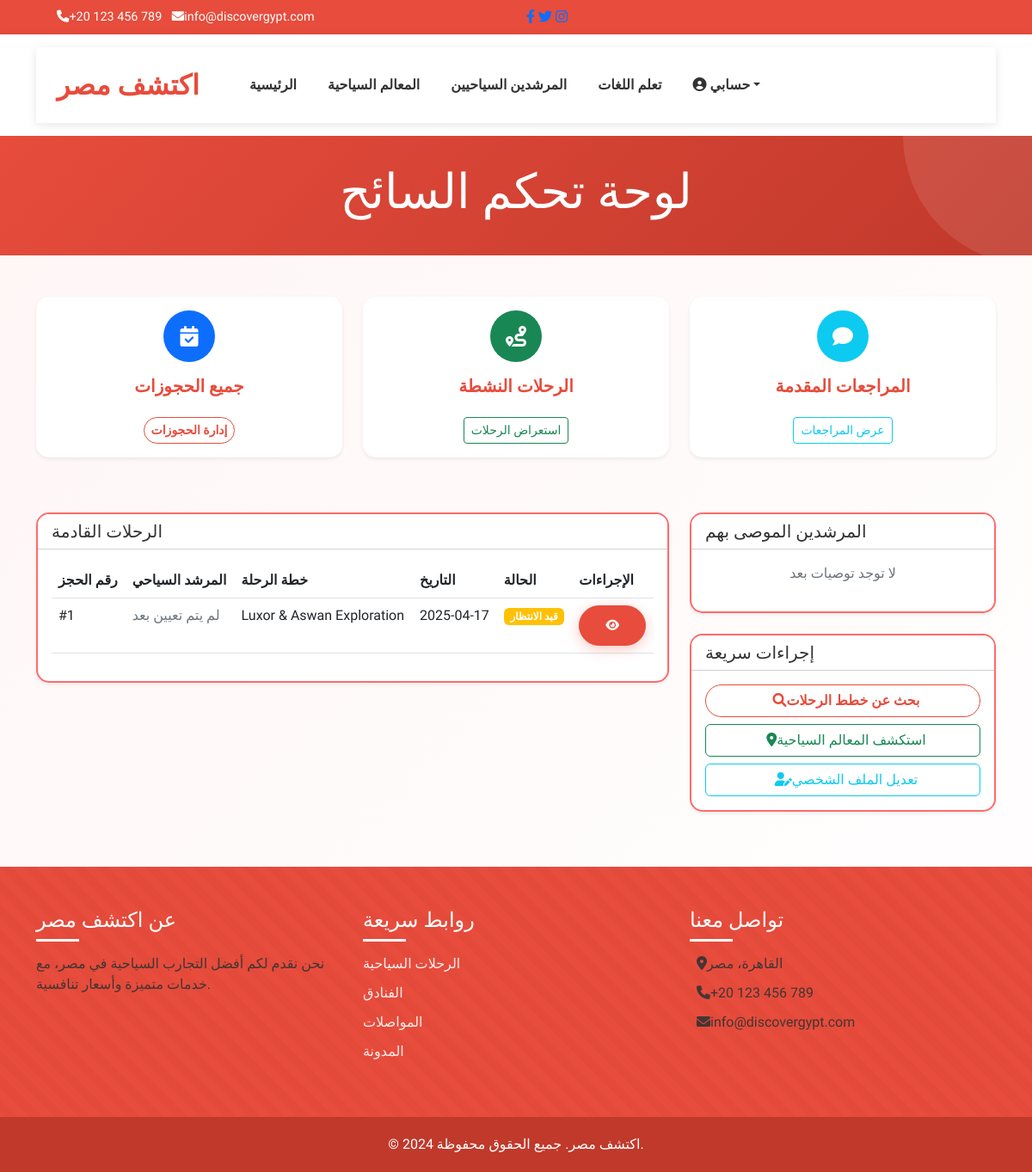
/tourist/dashboard (signed in), run on the app's committed database.
### models.py (models this page shows)
class TourBooking(db.Model):
    id = db.Column(db.Integer, primary_key=True)
    tourist_id = db.Column(db.Integer, db.ForeignKey('user.id'), nullable=False)
    tour_plan_id = db.Column(db.Integer, db.ForeignKey('tour_plan.id'), nullable=False)
    guide_id = db.Column(db.Integer, db.ForeignKey('user.id'), nullable=True)
    start_date = db.Column(db.Date, nullable=False)
    end_date = db.Column(db.Date, nullable=False)
    status = db.Column(db.String(20), default='pending')  # pending, confirmed, completed, cancelled
    booking_date = db.Column(db.DateTime, default=datetime.utcnow)
    number_of_people = db.Column(db.Integer, nullable=False)
    notes = db.Column(db.Text, nullable=True)
    tourist = db.relationship('User', foreign_keys=[tourist_id], backref=db.backref('tour_bookings', lazy='dynamic'))
    guide = db.relationship('User', foreign_keys=[guide_id], backref=db.backref('guided_tours', lazy='dynamic'))
    progress = db.relationship('TourProgress', backref='booking', lazy='dynamic', cascade='all, delete-orphan')

class TourPlan(db.Model):
    id = db.Column(db.Integer, primary_key=True)
    title = db.Column(db.String(200), nullable=False)
    title_ar = db.Column(db.String(200), nullable=True)
    description = db.Column(db.Text, nullable=False)
    description_ar = db.Column(db.Text, nullable=True)
    duration = db.Column(db.Integer, nullable=False)  # Duration in days
    price = db.Column(db.Float, nullable=False)
    created_at = db.Column(db.DateTime, default=datetime.utcnow)
    image_url = db.Column(db.String(200), nullable=True)
    destinations = db.relationship('TourPlanDestination', backref='tour_plan', lazy='dynamic', cascade='all, delete-orphan')
    bookings = db.relationship('TourBooking', backref='tour_plan', lazy='dynamic')

### routes.py (the view)
@main.route('/tourist/dashboard')
@login_required
def tourist_dashboard():
    if not current_user.is_tourist:
        flash('You do not have permission to access this page.', 'danger')
        return redirect(url_for('main.index'))
    bookings = TourBooking.query.filter_by(tourist_id=current_user.id).order_by(TourBooking.booking_date.desc()).all()
    tour_plans = TourPlan.query.all()
    return render_template('tourist/dashboard.html',
                          title='Tourist Dashboard',
                          bookings=bookings,
                          tour_plans=tour_plans)

### routes.py (called while the page is built)
def get_locale():
    if 'language' in session:
        return session['language']
    return 'en'

@main.before_app_request
def before_request():
    g.locale = str(get_locale())
    g.search_form = SearchForm()
    g.count_reviews_by_rating = count_reviews_by_rating

### templates/tourist/dashboard.html (shortened to what this page needs)
{% extends "base.html" %}
{% block content %}
    <div class="page-header text-center">
        <div class="container">
            <h1 class="display-4">{{ _('لوحة تحكم السائح') }}</h1>
        </div>
    </div>
    <div class="container mt-5">
        <div class="row mb-4">
            <div class="col-lg-4 col-md-6 mb-4">
                <div class="card border-0 shadow-sm">
                    <div class="card-body text-center">
                        <div class="stats-icon bg-primary mx-auto mb-3">
                            <i class="fas fa-calendar-check"></i>
                        </div>
                        <h5 class="card-title">{{ _('جميع الحجوزات') }}</h5>
                        <a href="{{ url_for('main.tourist_dashboard') }}" class="btn btn-sm btn-outline-primary mt-3">{{ _('إدارة الحجوزات') }}</a>
                    </div>
                </div>
            </div>
            <div class="col-lg-4 col-md-6 mb-4">
                <div class="card border-0 shadow-sm">
                    <div class="card-body text-center">
                        <div class="stats-icon bg-success mx-auto mb-3">
                            <i class="fas fa-route"></i>
                        </div>
                        <h5 class="card-title">{{ _('الرحلات النشطة') }}</h5>
                        <a href="{{ url_for('main.tour_plans') }}" class="btn btn-sm btn-outline-success mt-3">{{ _('استعراض الرحلات') }}</a>
                    </div>
                </div>
            </div>
            <div class="col-lg-4 col-md-6 mb-4">
                <div class="card border-0 shadow-sm">
                    <div class="card-body text-center">
                        <div class="stats-icon bg-info mx-auto mb-3">
                            <i class="fas fa-comment"></i>
                        </div>
                        <h5 class="card-title">{{ _('المراجعات المقدمة') }}</h5>
                        <a href="{{ url_for('main.profile') }}" class="btn btn-sm btn-outline-info mt-3">{{ _('عرض المراجعات') }}</a>
                    </div>
                </div>
            </div>
        </div>
        <div class="row">
            <div class="col-lg-8">
                <div class="card mb-4 shadow-sm">
                    <div class="card-header bg-white">
                        <h5 class="mb-0">{{ _('الرحلات القادمة') }}</h5>
                    </div>
                    <div class="card-body">
                        {% if bookings %}
                            <div class="table-responsive">
                                <table class="table table-hover">
                                    <thead>
                                        <tr>
                                            <th>{{ _('رقم الحجز') }}</th>
                                            <th>{{ _('المرشد السياحي') }}</th>
                                            <th>{{ _('خطة الرحلة') }}</th>
                                            <th>{{ _('التاريخ') }}</th>
                                            <th>{{ _('الحالة') }}</th>
                                            <th>{{ _('الإجراءات') }}</th>
                                        </tr>
                                    </thead>
                                    <tbody>
                                        {% for booking in bookings %}
                                        <tr>
                                            <td>#{{ booking.id }}</td>
                                            <td>
                                                {% if booking.guide %}
                                                    {{ booking.guide.username }}
                                                {% else %}
                                                    <span class="text-muted">{{ _('لم يتم تعيين بعد') }}</span>
                                                {% endif %}
                                            </td>
                                            <td>{{ booking.tour_plan.title }}</td>
                                            <td>{{ booking.start_date.strftime('%Y-%m-%d') }}</td>
                                            <td>
                                                {% if booking.status == 'pending' %}
                                                <span class="badge bg-warning">{{ _('قيد الانتظار') }}</span>
                                                {% elif booking.status == 'confirmed' %}
                                                <span class="badge bg-success">{{ _('تم التأكيد') }}</span>
                                                {% elif booking.status == 'in_progress' %}
                                                <span class="badge bg-info">{{ _('قيد التنفيذ') }}</span>
                                                {% elif booking.status == 'cancelled' %}
                                                <span class="badge bg-danger">{{ _('ملغي') }}</span>
                                                {% else %}
                                                <span class="badge bg-secondary">{{ booking.status }}</span>
                                                {% endif %}
                                            </td>
                                            <td>
                                                <a href="{{ url_for('main.tour_detail', booking_id=booking.id) }}" class="btn btn-sm btn-primary">
                                                    <i class="fas fa-eye"></i>
                                                </a>
                                            </td>
                                        </tr>
                                        {% endfor %}
                                    </tbody>
                                </table>
                            </div>
                        {% else %}
                            <div class="text-center py-4">
                                <i class="fas fa-calendar-times fa-3x text-muted mb-3"></i>
                                <p>{{ _('ليس لديك رحلات محجوزة حالياً') }}</p>
                                <a href="{{ url_for('main.tour_plans') }}" class="btn btn-primary">{{ _('استكشف خطط الرحلات') }}</a>
                            </div>
                        {% endif %}
                    </div>
                </div>
            </div>
            <div class="col-lg-4">
                <div class="card mb-4 shadow-sm">
                    <div class="card-header bg-white">
                        <h5 class="mb-0">{{ _('المرشدين الموصى بهم') }}</h5>
                    </div>
                    <div class="card-body">
                        {% if recommended_guides %}
                            {% for guide in recommended_guides %}
                                <div class="mb-3 pb-3 {% if not loop.last %}border-bottom{% endif %}">
                                    <div class="d-flex align-items-center">
                                        <img src="{{ guide.avatar or url_for('static', filename='img/default-avatar.png') }}" alt="{{ guide.username }}" class="rounded-circle me-3" width="50" height="50">
                                        <div>
                                            <h6 class="mb-0">{{ guide.username }}</h6>
                                            <div class="text-warning">
                                                {% for i in range(5) %}
                                                    {% if i < guide.avg_rating|int %}
                                                        <i class="fas fa-star"></i>
                                                    {% else %}
                                                        <i class="far fa-star"></i>
                                                    {% endif %}
                                                {% endfor %}
                                                <small class="text-muted">({{ guide.rating_count }})</small>
                                            </div>
                                            <a href="{{ url_for('main.guide_profile', guide_id=guide.id) }}" class="btn btn-sm btn-outline-primary mt-2">{{ _('عرض الملف') }}</a>
                                        </div>
                                    </div>
                                </div>
                            {% endfor %}
                        {% else %}
                            <p class="text-center text-muted">{{ _('لا توجد توصيات بعد') }}</p>
                        {% endif %}
                    </div>
                </div>
                <div class="card shadow-sm">
                    <div class="card-header bg-white">
                        <h5 class="mb-0">{{ _('إجراءات سريعة') }}</h5>
                    </div>
                    <div class="card-body">
                        <div class="d-grid gap-2">
                            <a href="{{ url_for('main.tour_plans') }}" class="btn btn-outline-primary">
                                <i class="fas fa-search me-2"></i>{{ _('بحث عن خطط الرحلات') }}
                            </a>
                            <a href="{{ url_for('main.attractions') }}" class="btn btn-outline-success">
                                <i class="fas fa-map-marker-alt me-2"></i>{{ _('استكشف المعالم السياحية') }}
                            </a>
                            <a href="{{ url_for('main.edit_profile') }}" class="btn btn-outline-info">
                                <i class="fas fa-user-edit me-2"></i>{{ _('تعديل الملف الشخصي') }}
                            </a>
                        </div>
                    </div>
                </div>
            </div>
        </div>
    </div>
{% endblock %}

### templates/base.html (style rules this page uses)
:root { --primary-red: #e74c3c; --secondary-red: #c0392b; --light-red: #ff6b6b; --white: #ffffff; --off-white: #fff5f5; --light-gray: #f8d7da; --gold: #ffd700; }
body { font-family: 'Cairo', sans-serif; background: linear-gradient(135deg, var(--off-white) 0%, var(--white) 100%); color: #333; overflow-x: hidden; }
.btn-primary { background-color: var(--primary-red); border-color: var(--primary-red); padding: 12px 30px; font-weight: 600; border-radius: 50px; box-shadow: 0 4px 15px rgba(231, 76, 60, 0.3); transition: all 0.3s; }
.btn-outline-primary { color: var(--primary-red); border-color: var(--primary-red); border-radius: 50px; font-weight: 600; transition: all 0.3s; }
.card { border: none; border-radius: 15px; overflow: hidden; box-shadow: 0 5px 15px rgba(0,0,0,0.05); transition: all 0.3s; margin-bottom: 1rem; border: 2px solid var(--light-red); }
.card-title { font-weight: 700; color: var(--primary-red); }
.page-header { background: linear-gradient(135deg, var(--primary-red) 0%, var(--secondary-red) 100%); color: white; padding: 2rem 0; margin-bottom: 2rem; position: relative; overflow: hidden; }
.page-header h1 { position: relative; z-index: 2; }
.page-header::before { content: ''; position: absolute; width: 300px; height: 300px; background: rgba(255, 255, 255, 0.1); border-radius: 50%; top: -150px; right: -150px; z-index: 1; }

### templates/tourist/dashboard.html (style rules this page uses)
.stats-icon { width: 60px; height: 60px; display: flex; align-items: center; justify-content: center; background-color: var(--primary-red); border-radius: 50%; margin-bottom: 20px; font-size: 1.5rem; color: var(--white); }
.stats-icon.bg-primary { background-color: var(--primary-red); }
.stats-icon.bg-success { background-color: #28a745; }
.stats-icon.bg-info { background-color: #17a2b8; }

### data on the page
TourBooking: id "1", tour_plan "Luxor & Aswan Exploration", start_date "2025-04-17"
